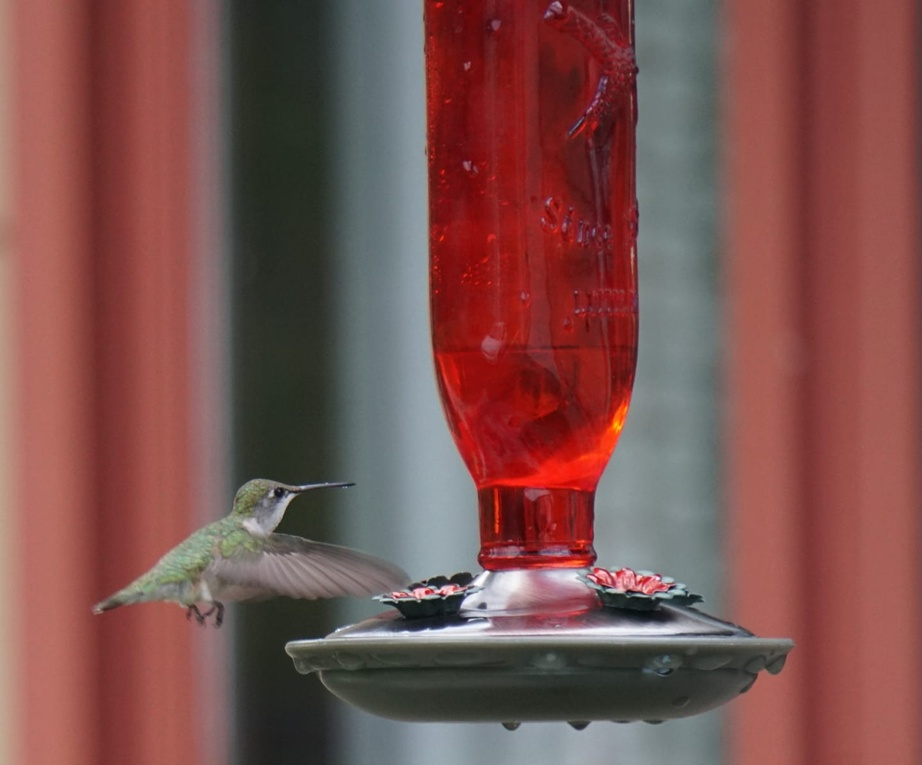
#> input picture CV/CV_WEEK02_2_AM/hummingbird.jpg, 922 x 765 px, shrunk from 1440 x 1195 before the run
$ python apply_posterize.py
#> lines starting #> are read from the running program, lines starting #| are printed output that depends on the picture
from PIL import Image, ImageOps

def posterize(image_path, output_path, bits):
#> called with image_path = 'hummingbird.jpg', output_path = 'hummingbird_posterizeed.jpg', bits = 2
    image = Image.open(image_path)
#> image is the input picture: PIL image 922x765 RGB; mean R, G, B 124.8, 81.9, 78.8
    converted_image = ImageOps.posterize(image, bits=bits)
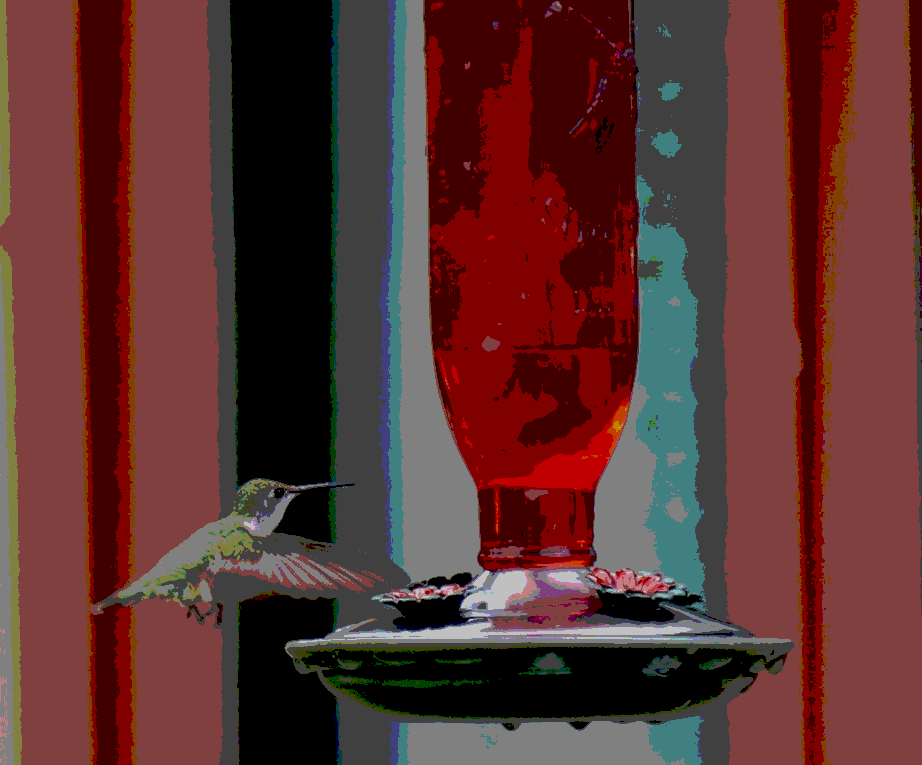
#> converted_image: PIL image 922x765 RGB; mean R, G, B 91.1, 50.1, 48.1
    converted_image.save(output_path)

if __name__ == "__main__":
    posterize("hummingbird.jpg", "hummingbird_posterizeed.jpg", bits=2)

$ run again, with CV/CV_WEEK02_2_AM/snowman.jpg copied over CV/CV_WEEK02_2_AM/hummingbird.jpg
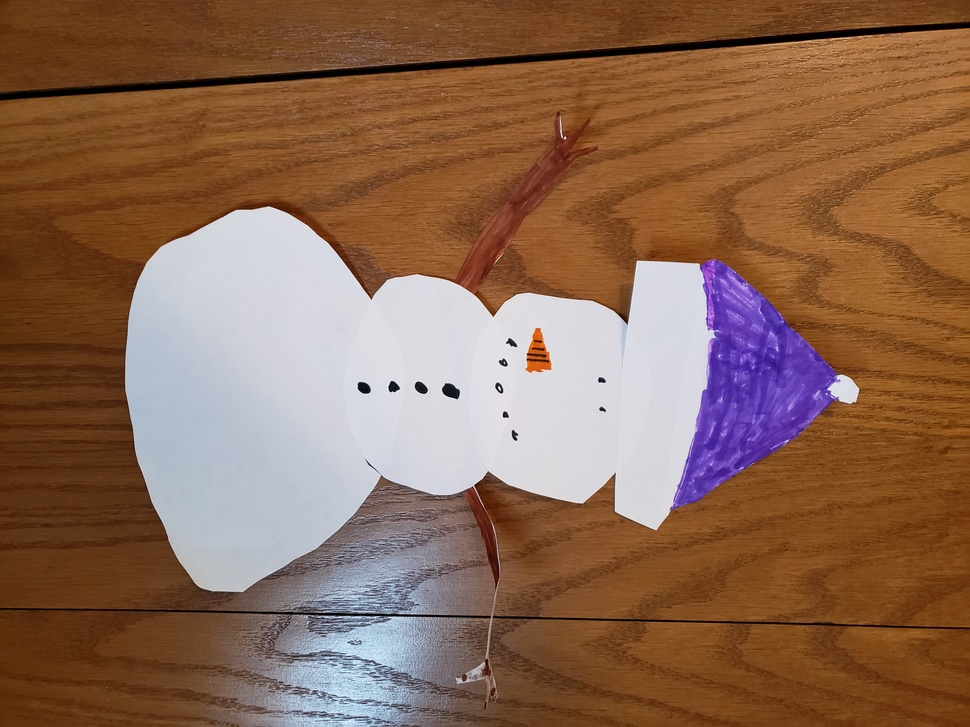
#> input picture CV/CV_WEEK02_2_AM/snowman.jpg, 970 x 727 px, shrunk from 4032 x 3024 before the run
#> in posterize, image is the input picture: PIL image 970x727 RGB; mean R, G, B 139.2, 104, 82.5
#> in posterize, `converted_image = ImageOps.posterize(image, bits=bits)`:
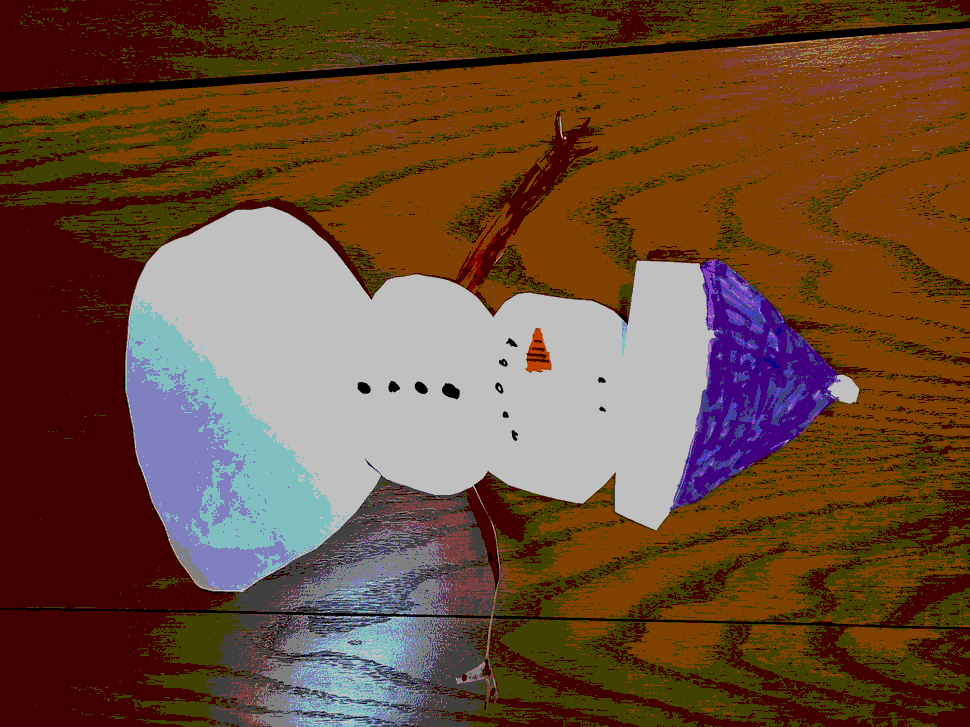
#> converted_image: PIL image 970x727 RGB; mean R, G, B 107.3, 75.5, 51.8

$ run again, with CV/CV_WEEK02_2_AM/snowman_exif_transposed.jpg copied over CV/CV_WEEK02_2_AM/hummingbird.jpg
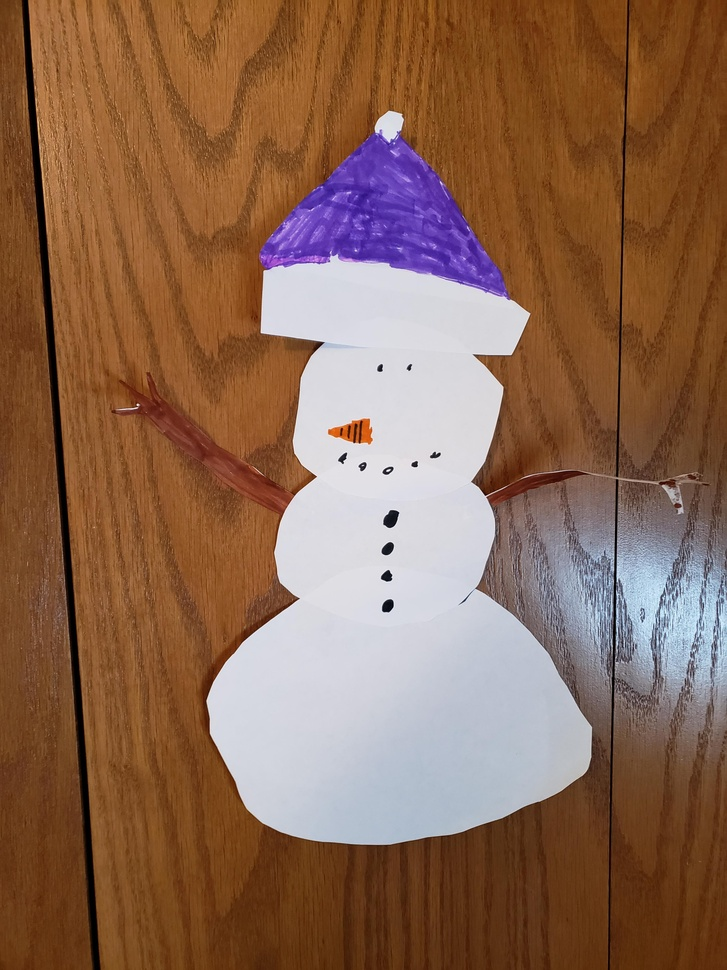
#> input picture CV/CV_WEEK02_2_AM/snowman_exif_transposed.jpg, 727 x 970 px, shrunk from 3024 x 4032 before the run
#> in posterize, image is the input picture: PIL image 727x970 RGB; mean R, G, B 139.3, 103.9, 82.6
#> in posterize, `converted_image = ImageOps.posterize(image, bits=bits)`:
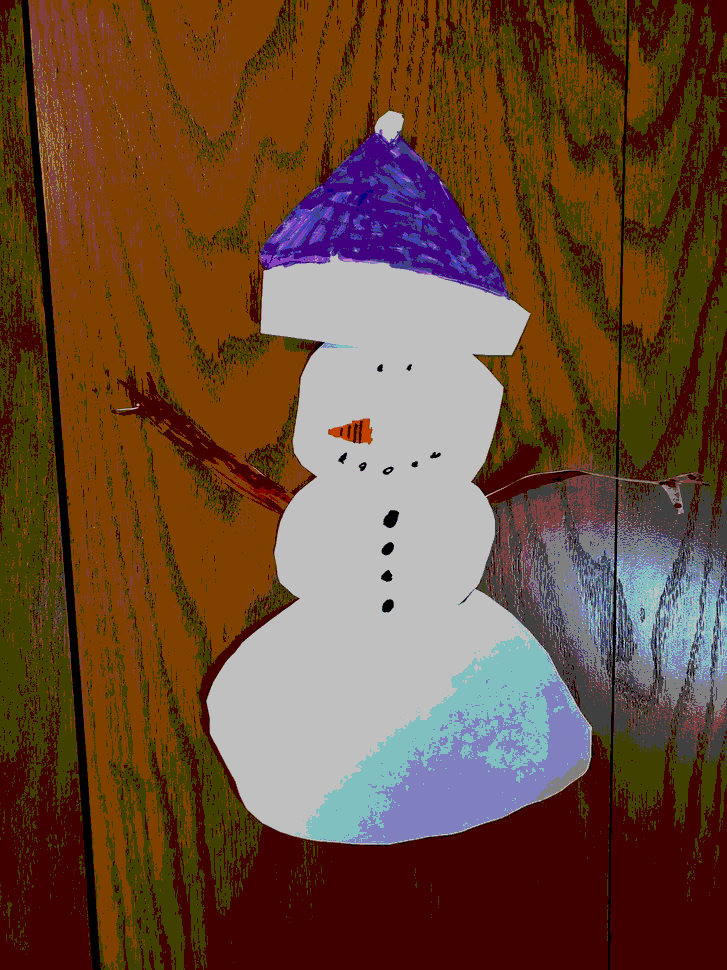
#> converted_image: PIL image 727x970 RGB; mean R, G, B 107.5, 75.4, 51.8
